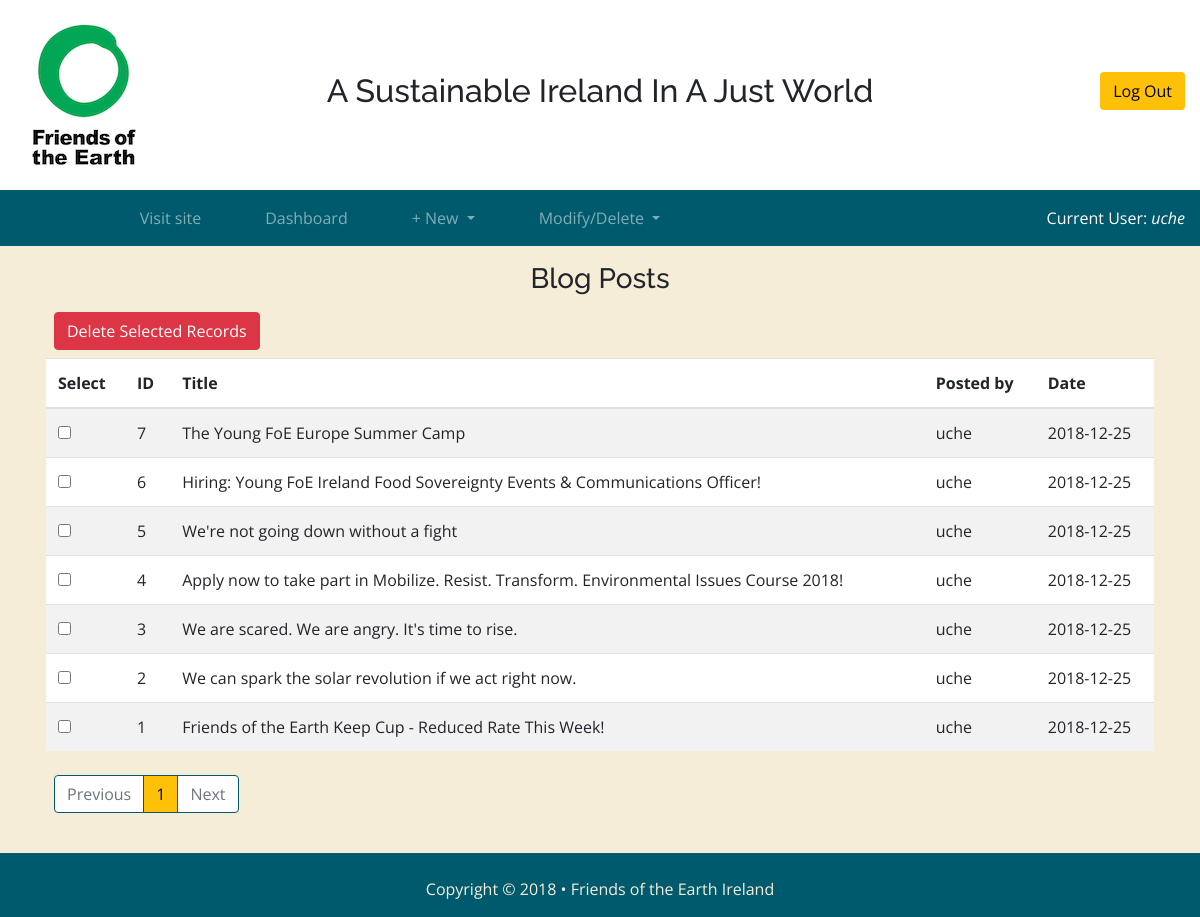
/website-code/admin/delblog.php (signed in), run on the app's committed database.
### tables this page shows
CREATE TABLE `users` (
  `ID` int(11) NOT NULL,
  `username` varchar(50) NOT NULL,
  `password` varchar(50) NOT NULL,
  `date` timestamp NOT NULL DEFAULT CURRENT_TIMESTAMP
);

CREATE TABLE `blog` (
  `ID` int(11) NOT NULL,
  `title` varchar(100) NOT NULL,
  `post` text NOT NULL,
  `date` timestamp NOT NULL DEFAULT CURRENT_TIMESTAMP,
  `postedBy` int(11) NOT NULL,
  `category` int(11) NOT NULL DEFAULT '1',
  `thumbnail` varchar(50) DEFAULT 'default-image.jpg',
  `alt` varchar(100) DEFAULT NULL
);

### website-code/app/src/session.php (called while the page is built, shortened)
<?php
require ("../config/connect.php");
$user_check = $_SESSION['login_user'];
$query = "select * from users where username ='$user_check'";
$ses_sql = mysqli_query($connection,$query);
if(mysqli_error($connection)){
    echo "There was a problem querying the database";
}
else{
    $row = mysqli_fetch_assoc($ses_sql);
}
?>

### website-code/admin/delblog.php (the view, shortened to what this page needs)
<?php
require ("../app/src/session.php");
?>
<!DOCTYPE html>
<html lang="en">
<?php require("includes/head.php") ?>
<body>
<?php require("includes/admin_header.php") ?>
  <main class="main">
    <div class="admin_main d-flex flex-column p-3 container">
      <div class="mod_donation">
        <h3 class="text-center">Blog Posts</h3>
        <?php require ("../config/connect.php");
            if (isset($_GET['page_no']) && $_GET['page_no']!="") {
                $page_no = $_GET['page_no'];
            }else{
                    $page_no = 1;
            }
            $total_records_per_page = 10;
            $offset = ($page_no-1) * $total_records_per_page;
            $resultCount = mysqli_num_rows(mysqli_query($connection,"SELECT * FROM blog"));
            $total_no_of_pages = ceil($resultCount / $total_records_per_page);
            $q = "SELECT * FROM blog ORDER BY ID DESC LIMIT $offset, $total_records_per_page";
            $result = mysqli_query($connection, $q);
        ?>
        <form class="" action="<?php echo htmlspecialchars($_SERVER["PHP_SELF"]);?>" method="post">
          <div class="p-2">
            <button class="btn btn-danger" type="submit" name="delete">Delete Selected Records</button>
          </div>
          <div class="table-responsive">
            <table class="table table-striped">
              <thead>
                <tr>
                  <th>Select</th>
                  <th>ID</th>
                  <th>Title</th>
                  <th>Posted by</th>
                  <th>Date</th>
                </tr>
              </thead>
              <tbody>
                <?php
                    if(!$result){
                      echo "There was a problem querying the database";
                    }else{
                      while($rec = mysqli_fetch_array($result)){
                        extract($rec);
                ?>
                <tr>
                  <td><input type="checkbox" class="check" name = "don_rec[]" id="<?php echo $rec['ID']; ?>" value="<?php echo $rec['ID']; ?>">&nbsp;</td>
                  <td><?php echo $rec['ID']; ?></td>
                  <td><?php echo $rec['title']; ?></td>
                  <td><?php echo $row['username']; ?></td>
                  <td><?php echo substr($rec['date'],0,10); ?></td>
                </tr><?php } ?>
              <?php } ?>
              </tbody>
            </table>
          </div>
        </form>
        <?php require('../app/views/pagination.php');?>
      </div>
    </div>
  </main>
<?php require("includes/admin_footer.php") ?>
</body>
</html>

### website-code/admin/includes/head.php (shortened to what this page needs)
<?php
  $siteroot = '/Website-code';
 ?>
<head>
  <link rel="stylesheet" href="<?php echo $siteroot; ?>/css/bootstrap-reboot.css" />
  <link rel="stylesheet" href="<?php echo $siteroot; ?>/css/bootstrap.min.css" />
  <link rel="stylesheet" href="<?php echo $siteroot; ?>/css/style.css" />
	<link rel="stylesheet" href="https://cdnjs.cloudflare.com/ajax/libs/font-awesome/4.7.0/css/font-awesome.min.css">
</head>

### website-code/admin/includes/admin_header.php (shortened to what this page needs)
<?php
  $siteroot = '/Website-code';
 ?>
<header class="outer_container">
  <div class="row admin_header mx-auto">
      <div class="col-12 col-md-3 d-flex justify-content-md-start justify-content-center align-items-center">
          <img class="" src="../images/Friends_of_the_Earth_(logo).png" alt="logo">
      </div>
      <div class="col-12 col-md-6 d-flex align-items-center justify-content-center">
          <h2 class="text-center">A Sustainable Ireland In A Just World</h2>
      </div>
      <div class="col-12 col-md-3 d-flex align-items-center justify-content-end pb-2">
          <a class="btn readmore" href="<?php echo $siteroot; ?>/app/src/logout.php" role="button">Log Out</a>
      </div>
  </div>
  <div class="full_admin_header">
    <div class="admin_header inner_container mx-auto row">
      <div class="col-6 col-md-8">
        <nav class="navbar navbar-expand-lg navbar-dark">
           <div class="collapse navbar-collapse" id="navbarSupportedContent">
            <ul class="navbar-nav mx-auto">
              <li class="nav-item px-lg-4">
                <a class="nav-link" href="<?php echo $siteroot; ?>/public/index.php">Visit site</a>
              </li>
              <li class="nav-item px-lg-4">
                <a class="nav-link" href="<?php echo $siteroot; ?>/admin/admin.php">Dashboard</a>
              </li>
              <li class="nav-item dropdown px-lg-4">
                <a class="nav-link dropdown-toggle" href="#" id="addNewDropDown" data-toggle="dropdown" aria-haspopup="true" aria-expanded="false">
                  + New
                </a>
              </li>
              <li class="nav-item dropdown px-lg-4">
                <a class="nav-link dropdown-toggle" href="#" id="delDropDown" data-toggle="dropdown" aria-haspopup="true" aria-expanded="false">
                  Modify/Delete
                </a>
              </li>
            </ul>
          </div>
        </nav>
      </div>
      <div class="col-6 col-md-4 mt-2 d-flex justify-content-end">
          <p class="user mt-2">Current User: <a class="font-italic" href="../index.php"><?php echo $row['username']; ?></a></p>
      </div>
    </div>
  </div>
</header>

### website-code/app/views/pagination.php (shortened to what this page needs)
<div class="paging mx-auto inner_container p-2">
  <ul class="pagination">
    <li class='page-item<?php if($page_no <= 1){echo " disabled'";}else{echo "'";}?>>
      <a class='page-link' <?php if($page_no > 1){
      echo " href='?page_no=$previous_page'";
      } ?>>Previous</a>
    </li>
    <?php
    if ($total_no_of_pages <= 10){
        for ($counter = 1; $counter <= $total_no_of_pages; $counter++){
            if ($counter == $page_no) {
                  echo "<li class='page-item active'><a class='page-link'>$counter</a></li>";
            }else{
                  echo "<li class='page-item'><a class='page-link' href='?page_no=$counter'>$counter</a></li>";
                  }
        }
    }
    ?>
    <li class='page-item<?php if($page_no >= $total_no_of_pages){
            echo " disabled'";
          }else{echo "'";} ?>>
            <a class='page-link'<?php if($page_no < $total_no_of_pages) {
            echo " href='?page_no=$next_page'";
            } ?>>Next</a>
    </li>
  </ul>
</div>

### website-code/admin/includes/admin_footer.php
<footer class="footer_container outer_container">
  <div class="row footer inner_container mx-auto">
    <div class="w-100 text-center">
      <p class="mt-4 ml-2 mr-2">Copyright © 2018 • Friends of the Earth Ireland</p>
    </div>
  </div>
</footer>

### website-code/css/style.css (style rules this page uses)
body { Font-Family: 'Open Sans', Sans-Serif; }
h1, h2, h3, h4, h5, h6 { Font-Family: 'Raleway', Sans-Serif; }
ul { list-style-type: none; }
@media screen and (min-width: 768px) { .inner_container { max-width: 1200px; } }
@media screen and (min-width: 768px) { .outer_container { width: 100%; } }
.main { display: flex; flex: 100%; flex-direction: column; background-color:#F6EDD9; }
.readmore { color: black; border-width: thin; border-style: solid; background-color: #ffc107; }
.page-link { color:#000; background-color: #F6EDD9; border: 1px solid #005A6D; }
.page-item.active .page-link { background-color: #ffc107; border-color: #005A6D; color:#000; }
.page-item.disabled .page-link { color: #6c757d; background-color: #fff; border-color: #005A6D; }
.footer_container { background-color: #005A6D; }
.footer { color: #F6EDD9; }
.admin_header { width: 100%; }
.full_admin_header { background-color: #005A6D; }
@media screen and (min-width: 768px) { .admin_header { max-width: 1200px; } }
.user, .user a { color: white; }
.admin_main table { background-color: white; padding: 1.25em; }

### data on the page
users: username "uche"
blog: ID "7", title "The Young FoE Europe Summer Camp", postedBy.username "uche", date "2018-12-25"
blog: ID "6", title "Hiring: Young FoE Ireland Food Sovereignty Events & Communications Officer!", postedBy.username "uche", date "2018-12-25"
blog: ID "5", title "We're not going down without a fight", postedBy.username "uche", date "2018-12-25"
blog: ID "4", title "Apply now to take part in Mobilize. Resist. Transform. Environmental Issues Course 2018!", postedBy.username "uche", date "2018-12-25"
blog: ID "3", title "We are scared. We are angry. It's time to rise.", postedBy.username "uche", date "2018-12-25"
blog: ID "2", title "We can spark the solar revolution if we act right now.", postedBy.username "uche", date "2018-12-25"
blog: ID "1", title "Friends of the Earth Keep Cup - Reduced Rate This Week!", postedBy.username "uche", date "2018-12-25"
